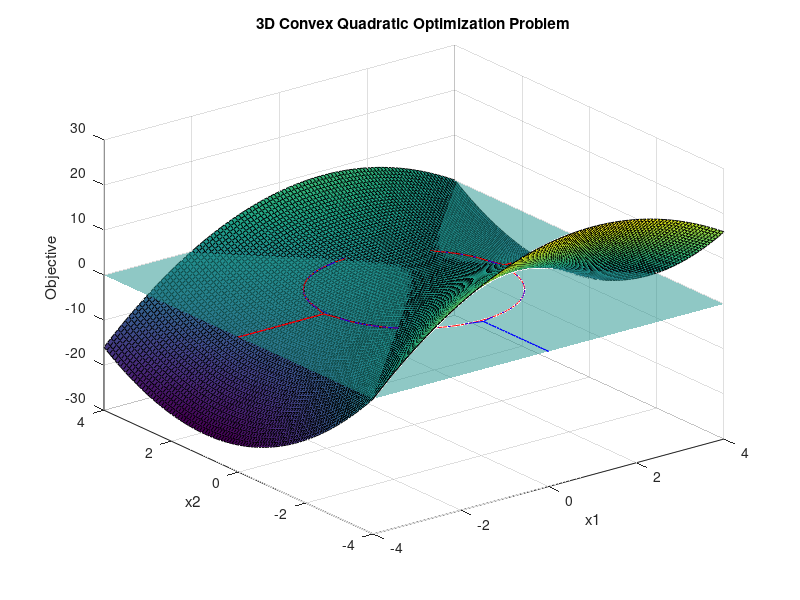
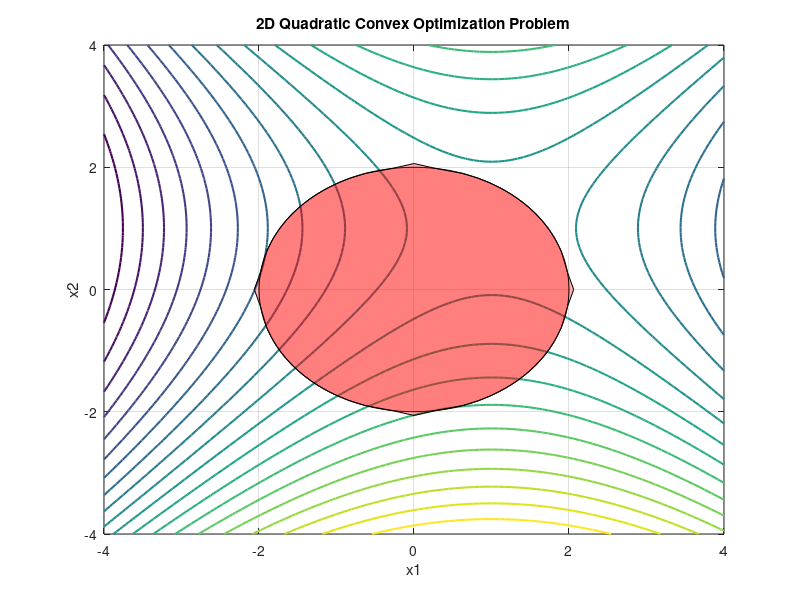

Write MATLAB code to recreate these figures, in order.
%% 
% Consider the following optimization problem:
% 
% $$\left\lbrace \begin{array}{ll}\textrm{minimize} & -x_1^2 +2x_1 +x_2^2 -2x_2 
% \\s\ldotp t & x_1^2 -4\le 0\\\; & x_2^2 -4\le 0\end{array}\right.$$

close all;
clear;
clc;

matlab.lang.OnOffSwitchState = 1;
%% 
% *a) Do global optimal solutions exist? Why?*
% 
% On this problem, we have an objective function with Q indefinite and for the 
% existence of the global optimal we can apply the Eaves theorem. 
% 
% $$\left\lbrace \begin{array}{ll}\textrm{minimize} & \frac{1}{2}x^T Q\;x+q^T 
% x\\s\ldotp t & A\;x\le b\end{array}\right.$$
% 
% The recession cone $\Omega$ is $\textrm{rec}\left(\Omega \right)=\left\lbrace 
% d:A\;d\le 0\right\rbrace$
% 
% There exists a global optimum for (P) if and only if:
%% 
% * $d^T Q\;d\ge 0\;;\forall d\;\epsilon \;\textrm{rec}\left(\Omega \right)$
% * $d^T \left(Q\;x+q\right)\ge 0\;;\forall x\;\epsilon \;\Omega \;\textrm{and}\;\forall 
% d\;\epsilon \;\textrm{rec}\left(\Omega \right)$ such that $d^T Q\;d=0$
%% 
% The problem is bounded, so the Theorem is satisfied and the answer is yes, 
% the global optimal solution exist.
% 
% *b) Is it a convex problem? Why?*
% 
% It is a quadratic optimization problem and to prove that it is a convex optimization 
% problem we need to show that both the objective function and the constraints 
% are satisfy convexity properties:
%% 
% * Objective Function: $f\left(x\right)=-x_1^2 +2x_1 +x_2^2 -2x_2$  
%% 
% The objective function is quadratic convex minimization of the form: $f\left(x\right)=\frac{1}{2}x^T 
% Q\;x+q^T x+b$ . To prove convexity, we need to show that the Hessian matrix 
% Q is positive semidefinite. A matrix Q is positive semidefinite if the eigenvalues 
% of Q are non-negative. 
%% 
% * Constraints: 
% * $g_1 \left(x\right)=x_1^2 -4\le 0$ 
% * $g_2 \left(x\right)=x_1^2 -4\le 0$
%% 
% The constraints in a quadratic convex minimization is presented on the form: 
% $g_i \left(x\right)=\frac{1}{2}x^T A_i x+{a_i }^T x+c_i \le 0\;;\;\forall i=1,\ldotp 
% \ldotp \ldotp ,m$  . To prove convexity, we need to show that the Hessian matrices 
% $A_i$ are positive semidefinite.

% Objective Function
Q = [-4 0
      0 4];

% Inequality Constraints
A1 = [4 0
      0 0];

A2 = [0 0
      0 4];

eig(Q)
eig(A1)
eig(A2)

%% 
% In convex optimization, the objective functions should be concave and the 
% constraints should define convex sets. However, the problem is represented has 
% a concave objective function and convex contraints, which still qualifies it 
% as a convex problem. Therefore, the given problem is a convex optimization problem.

% Definition of objective function and constraints
objective_function = @(x1,x2) -x1.^2 + 2.*x1 + x2.^2 - 2.*x2;
constraint_1 = @(x1) real(sqrt(4 - x1.^2));
constraint_2 = @(x2) real(sqrt(4 - x2.^2));

% Create a grid of x1 and x2 values
x1 = linspace(-4, 4, 100);
x2 = linspace(-4, 4, 100);
[X1, X2] = meshgrid(x1, x2);

% Evaluate the objective function and constraints on the grid
X3 = objective_function(X1, X2);
C1 = constraint_1(x1);
C2 = constraint_2(x2);
%%
% Create a 3D plot
figure;
surf(X1, X2, X3);
hold on;
plot3(x1, C1, zeros(size(x1)), 'r-');
plot3(x1, -C1, zeros(size(x1)), 'r-');
surf(X1, X2, zeros(size(X3)), 'FaceAlpha', 0.5, 'EdgeColor', 'none');
plot3(C2, x2, zeros(size(x2)), 'b-');
plot3(-C2, x2, zeros(size(x2)), 'b-');

% Set labels and title
xlabel('x1');
ylabel('x2');
zlabel('Objective');
title('3D Convex Quadratic Optimization Problem');

% Show the grid on the plot
grid on;

% Adjust the plot view for better visibility
view(3);

% Adjust the plot limits if needed
xlim([-4 4]);
ylim([-4 4]);
hold off
%%
% Plot the objective function
figure;
contour(X1, X2, X3, 20, 'LineWidth', 1.5);
hold on;

% Plot the feasible region
fill([x1 fliplr(x1)], [C1 fliplr(-C1)], 'r', 'FaceAlpha', 0.3);
fill([C2 fliplr(-C2)],[x2 fliplr(x2)], 'r', 'FaceAlpha', 0.3);

% Set labels and title
xlabel('x1');
ylabel('x2');
title('2D Quadratic Convex Optimization Problem');

% Show the grid on the plot
grid on;

% Adjust the plot limits if needed
xlim([-4 4]);
ylim([-4 4]);

% Display the plot
hold off
%% 
% *c) Does the Abadie constraints qualification hold in any feasible point? 
% Why?*
% 
% We need to check the Abadie Second-Order condition to ensure the existence 
% of a Karuch-Kuhn-Tucker point (which is a point that satisfies the KKT conditions).
% 
% Theorem - Sufficient conditions for ACQ
%% 
% * (Linear independence of the gradient of active constraints): If $\overline{x} 
% \;\epsilon \;\Omega$ and the vectors are independent, then ACQ holds at $\overline{x}$:
%% 
% $$\left\lbrace \begin{array}{ll}\nabla g_i \left(\overline{x} \right) & \mathrm{for}\;i\;\epsilon 
% \;A\left(\overline{x} \right)\\\nabla h_j \left(\overline{x} \right) & \mathrm{for}\;j=1,\ldotp 
% \ldotp \ldotp ,p\end{array}\right.$$
% 
% 
% 
% We need to solve the optimization problem and examine the KKT conditions: 
%% 
% # Direction wich is feasible, $\nabla f\left(x\right)+\sum_{i=1}^m \lambda_i 
% \nabla g_i \left(x\right)+\sum_{j=1}^p \mu_j \nabla h_j \left(x\right)$
% # Feasible, $g\left(x\right)\le 0\;;h\left(x\right)=0$
% # Complement slackness, $\lambda_i \left(g_i \left(x\right)\right)=0$
% # Lagrange non-negativity $\lambda \ge 0$
%% 
% On this exercise the conditions are as follows:
% 
% 
% 
% $$\left\lbrace \begin{array}{ll}-2x_1 +2+2\lambda_1 x_1  & =0\\2x_2 -2+2\lambda_2 
% x_2  & =0\\x_1^2 -4 & \le 0\\x_2^2 -4 & \le 0\\\lambda_1 \left(x_1^2 -4\right) 
% & =0\\\lambda_2 \left(x_2^2 -4\right) & =0\\\lambda_1  & \ge 0\\\lambda_2  & 
% \ge 0\end{array}\right.$$
% 
% From the complementary slackness conditions, we can observe that is a constraints 
% is inactive(not-binding), the corresponding Lagrange multiplier is zero. Therefore, 
% is $\lambda_1 >0$ that $x_1^2 -4\le 0$ is an active constraint, and if $\lambda_2 
% >0$ that $x_2^2 -4\le 0$  is an active contraint.
% 
% With this observations, we can conclude that the Abadie Constraint Qualification 
% holds at any feasible point for the given optimization problem.